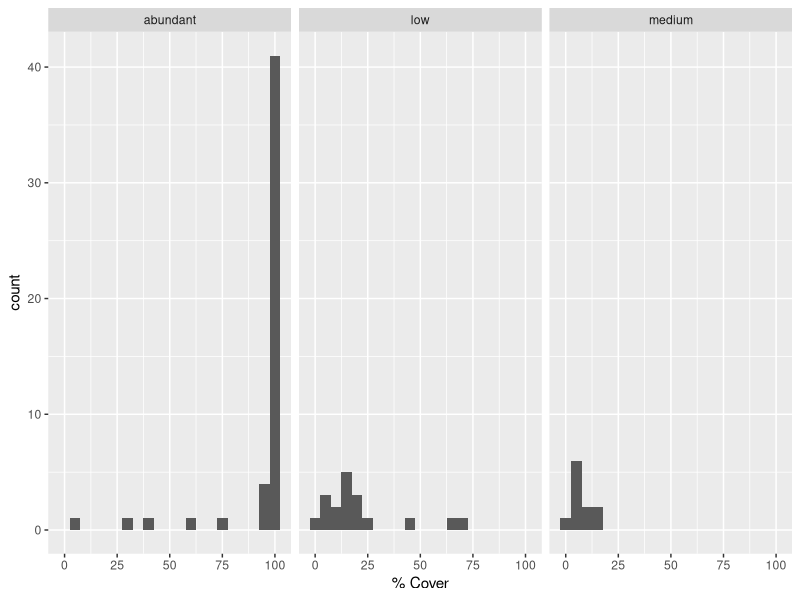

The R script that drew this image: (Note: this script raises an error after producing the figure.)
#Final Project 


#A project-specific ‘R’ project + Git Hub repository (see name of project) ----
#evidence of version control ... (Show GitHub repository) ----

library(readxl)

#read in data (see below) ----
data <- read_xlsx('SFBVEG2013.xlsx')


#indexing ----
names(data)
species <- unique(data$Species)

#subsetting ----

jc1 <- subset(x = data, data$TransectID == 'Jaumea carnosa', select = c('Canopy Height', 'Density'))
jc1
jc2 <- subset(x=data, data$Species == 'Jaumea carnosa', select = c('Canopy Height', '% Cover'))
jc2


#ordering and summarizing ---- 
library(tidyverse)

names(data)

data$`% Cover` <- as.numeric(data$`% Cover`)

sp.cover <- data %>% group_by(Species) %>% 
  summarise(avg.Cover = mean(`% Cover`, na.rm=T), Cover.stdev = sd(`% Cover`, na.rm = T))
sp.cover

sp.Density <- data %>% group_by(Species) %>% 
  summarise(avg.Density = mean(`Density`, na.rm=T), Density.stdev = sd(`Density`, na.rm = T))
sp.Density

sp.CD <- merge(x=sp.cover, y = sp.Density, by = 'Species' )
sp.CD
sp.CD[3,] 
sp.CD <- sp.CD[-3,]
sp.CD

#use if else and for loop ---- 

coverabundance <- function(x){
  cover <- x[,2]
  
if(cover > 80){ abundance <- 'abundant' }
  else if(cover < 10){abundance <- 'medium'}
  else{abundance <- 'low'}
  return(abundance)
}
sp.CD$abundance <- NA
for(i in 1:nrow(sp.CD)){sp.CD[i,]$abundance <- coverabundance(x = sp.CD[i,])}
sp.CD

#reshape data with melt ---- 

library(reshape2)

sp.AB <- melt(data=sp.CD, id.vars = c('abundance'), measure.vars = 'Species')
sp.AB

#for loop again ----- 
realdeal <- function(x){
  plant <- x[,13]
  if(plant == 'Salicornia pacifica'){abundance <- 'abundant'}
  else if(plant == 'Cuscuta salina'){abundance <- 'medium'}
  else if(plant =='Limonium californicum'){abundance <- 'medium'}
  else{abundance <- 'low'}
  return(abundance)
}

data$abundance <- NA
for(i in 1:nrow(data)){data[i,]$abundance <- realdeal(x = data[i,])}
unique(data$abundance)

#Oh dang, I could have done that with ddply. lol.  

#Use ddply ----- 

library(plyr)
data1 <- ddply(.data = data, .variables = 'Species', function(x){
  p = unique(x$Species)
  abundancy <- function(y){
    if(y == 'Salicornia pacifica') q <- 'abundant'
    else if(y == 'Cuscuta salina') q <- 'medium'
    else if(y=='Limonium californicum') q <- 'medium'
    else q <- 'low'
  }
  x$abundance <- abundancy(y=p)
  return(x)
}, .inform=T, .progress = "text")
head(data1)

library(ggplot2)

#create histogram ---- 

ggplot(data = data1, aes(x = `% Cover`)) + 
  geom_histogram(binwidth = 5) +
  facet_wrap(.~abundance) 

names(data1)


#ggplot with 2 geoms 

ggplot(data=data1, aes(abundance, `% Cover`)) +
  geom_bar() 
  
ggplot(data1, aes(`% Cover`, Density, color = abundance)) +
  geom_point() +
  
  ggplot(data1) +
  geom_bar(aes(x=abundance, y=`% Cover`, fill = Density), position="stack", stat="identity") 
 
  
ddply(.data=data1, .variables = 'TransectID', function(x){
  name=unique(x$TransectID)
pl <- ggplot(data1, aes(abundance,`% Cover` , color = Density)) +
  geom_point() + 
  scale_color_continuous(type='viridis') + 
  geom_count() +
  theme_linedraw()
ggtitle(name)
ggsave(filename= paste0(name,'.tiff'),plot=pl, width =4, height=3, units='in',
       dpi=600, compression = 'lzw') }, .progress ='text')
  













